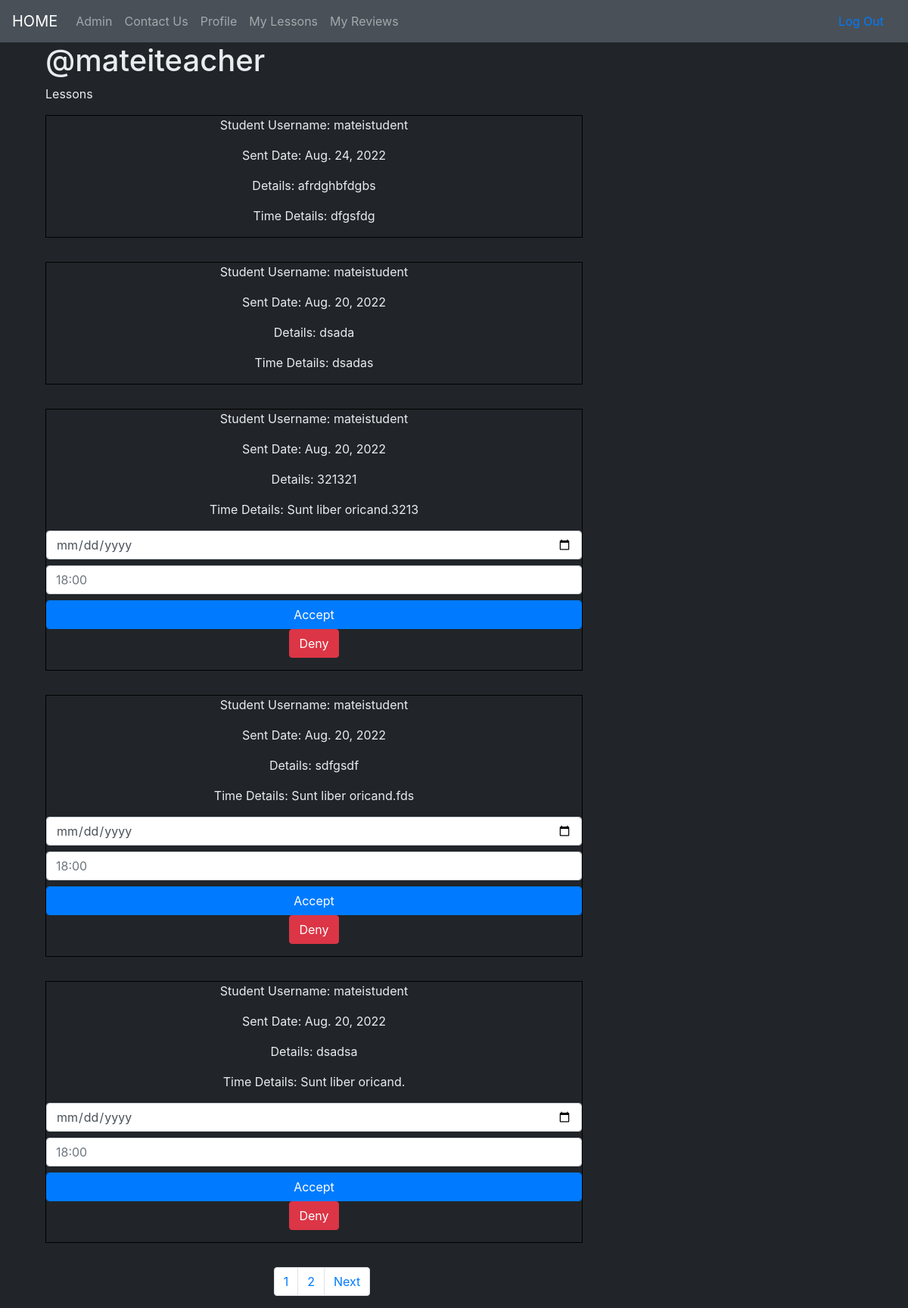
The app's page /lessons/t/9/ (signed in), older data.
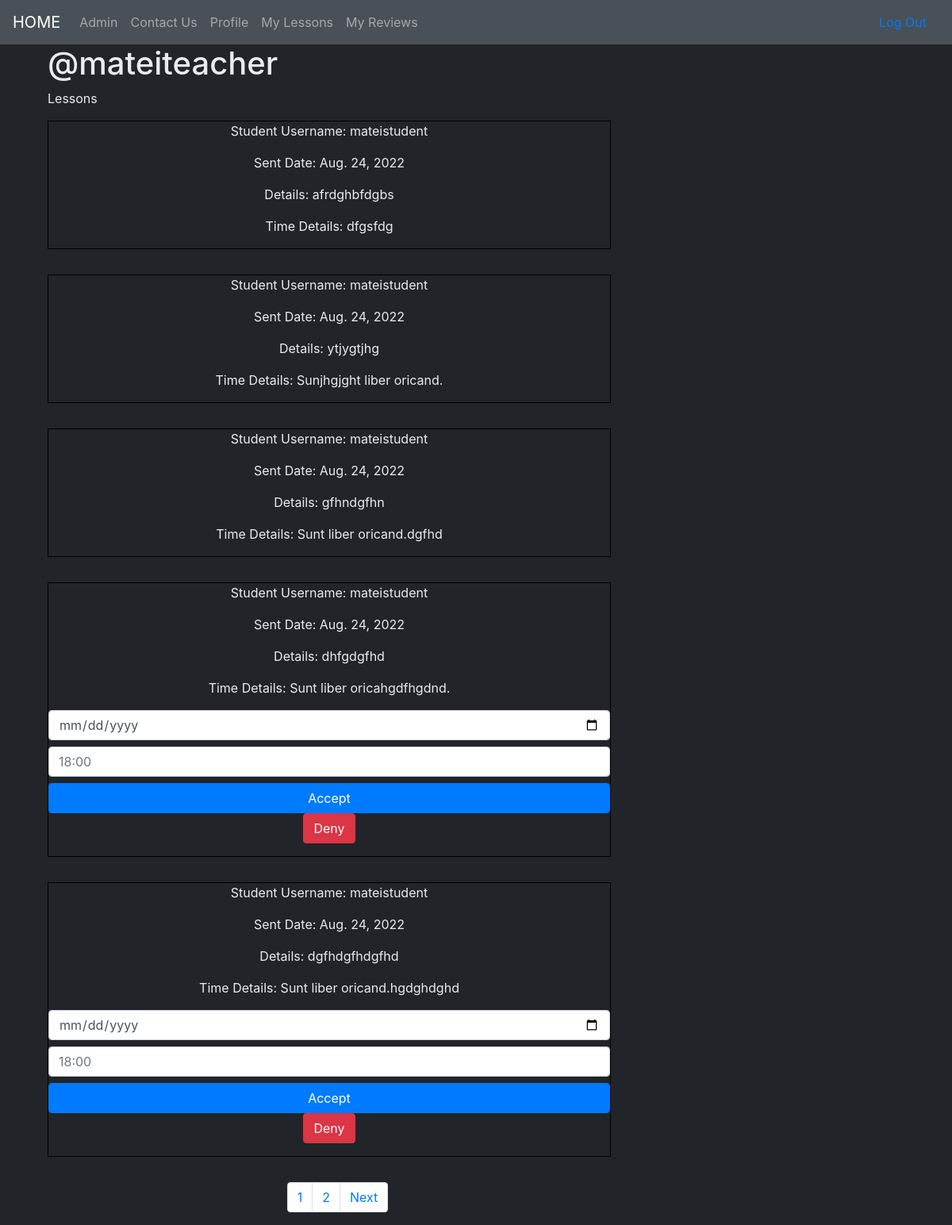
The same page, newer data.
### lessons/models.py (models this page shows, shortened)
class Lesson(models.Model):
    user = models.ForeignKey(User, on_delete=models.CASCADE)
    teacher = models.ForeignKey(Teacher, on_delete=models.CASCADE, null=True)
    sent_date = models.DateField(auto_now_add=True)
    accepted = models.BooleanField(default=False)
    planned_date = models.DateField(auto_now_add=False, null=True, blank=True)
    planned_time = models.CharField(max_length=164, null=True, blank=True)
    description = models.TextField()
    time_description = models.TextField(default="Sunt liber oricand.")
    class Meta:
        ordering = ["-sent_date"]

### accounts/models.py (models this page shows, shortened)
class User(AbstractUser):
    phone_number = models.CharField(max_length=10,blank=False, validators=[phone_number_validator], unique=True)
    email = models.EmailField(unique=True)
    is_student = models.BooleanField(default=False)
    is_teacher = models.BooleanField(default=False)

### lessons/views.py (the view, shortened to what this page needs)
# urls.py: path('t/<int:pk>/', views.TeacherLessons.as_view(), name='appending_lessons'),
@method_decorator([login_required, teacher_required], name='dispatch')
class TeacherLessons(generic.ListView):
    model = Lesson
    template_name = 'lessons/teacher_lessons_list.html'
    paginate_by = 5
    def get_queryset(self):
        queryset = super(TeacherLessons, self).get_queryset()
        queryset = queryset.filter(teacher=self.request.user.teacher)
        return queryset
    def get_context_data(self,**kwargs):
        context = super().get_context_data(**kwargs)
        context['teacher'] = self.request.user.teacher
        current_date  = datetime.datetime.now().date() + datetime.timedelta(days=2)
        context['current_date'] = str(current_date)
        return context

### lessons/templates/lessons/teacher_lessons_list.html (shortened to what this page needs)
{% extends "base.html" %}
{% block content %}
    <div class="col-md-4">
        <h1>@{{ teacher.user.username }}</h1>
        <p>Lessons</p>
    </div>
    <div class="col-md-8">
        {% for lesson in object_list  %}
            {% include "lessons/_teacher_lesson.html" %}
        {% endfor %}
        {% include "_pagination.html" %}
    </div>
{% endblock %}

### lessons/templates/lessons/_teacher_lesson.html (shortened to what this page needs)
<div class="lessons_list_div">
    <p>Student Username: {{ lesson.user.username }}</p>
    <p>Sent Date: {{ lesson.sent_date }}</p>
    <p>Details: {{ lesson.description }}</p>
    <p>Time Details: {{ lesson.time_description }}</p>
    {% if lesson.accepted == False %}
        <form method="POST" action="{% url 'lessons:appending_lessons' pk=teacher.pk %}">
            <div class="form-group">
                <input type="date" name="date" class="form-control mb-2"
                    placeholder="dd-mm-yyyy" value=""
                    min={{current_date}} max="2030-12-31">
                <input type="text" name="time" class="form-control mb-2"
                    placeholder="18:00" value="">
                <input class="btn-block btn-primary form-control" type="submit" value="Accept">
                <a class="btn btn-danger" href="{% url 'lessons:delete_lesson' pk=lesson.pk %}">Deny</a>
            </div>
        </form>
    {% endif %}
</div>

Row changes from the older to the newer data that the page shows:
no longer on this page (row unchanged): Lesson: user.username "mateistudent", sent_date "Aug. 20, 2022", description "dsada", time_description "dsadas"
no longer on this page (row unchanged): Lesson: user.username "mateistudent", sent_date "Aug. 20, 2022", description "321321", time_description "Sunt liber oricand.3213"
no longer on this page (row unchanged): Lesson: user.username "mateistudent", sent_date "Aug. 20, 2022", description "sdfgsdf", time_description "Sunt liber oricand.fds"
no longer on this page (row unchanged): Lesson: user.username "mateistudent", sent_date "Aug. 20, 2022", description "dsadsa", time_description "Sunt liber oricand."
added Lesson: user.username "mateistudent", sent_date "Aug. 24, 2022", description "ytjygtjhg", time_description "Sunjhgjght liber oricand."
added Lesson: user.username "mateistudent", sent_date "Aug. 24, 2022", description "gfhndgfhn", time_description "Sunt liber oricand.dgfhd"
added Lesson: user.username "mateistudent", sent_date "Aug. 24, 2022", description "dhfgdgfhd", time_description "Sunt liber oricahgdfhgdnd."
added Lesson: user.username "mateistudent", sent_date "Aug. 24, 2022", description "dgfhdgfhdgfhd", time_description "Sunt liber oricand.hgdghdghd"
